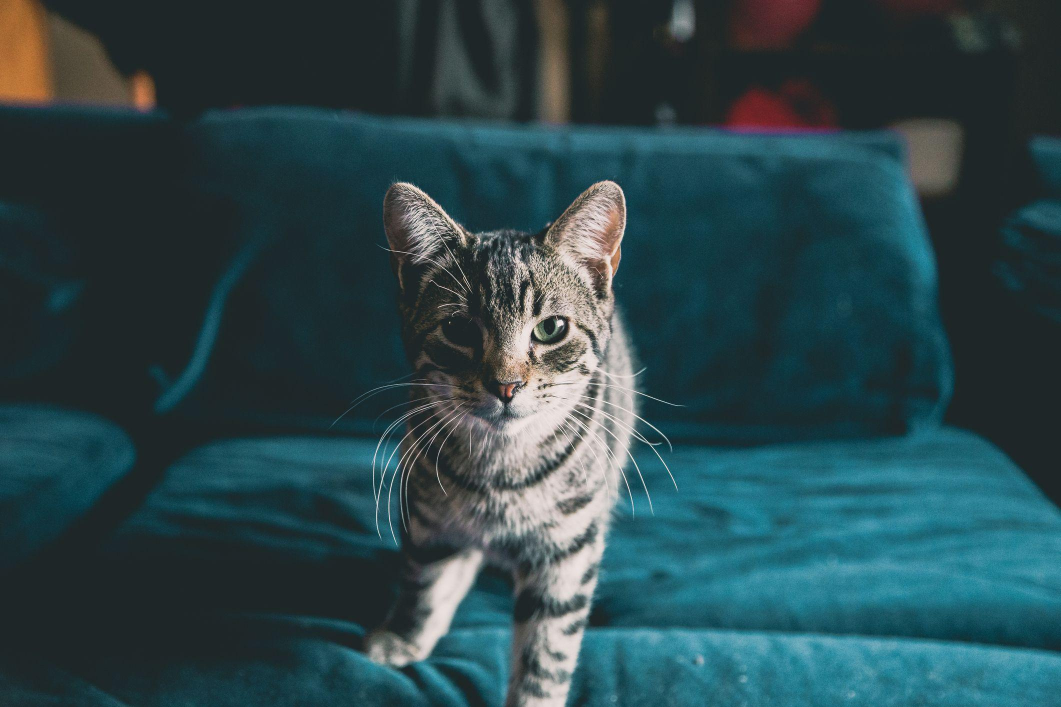
#> input picture contoh.jpg, 2121 x 1414 px (shown at 1/2 size)
$ python citra1.py
#> lines starting #> are read from the running program, lines starting #| are printed output that depends on the picture
import cv2
import matplotlib.pyplot as plt

# Membaca citra (hasilnya dalam format BGR)
img = cv2.imread('contoh.jpg')
#> img is the input picture: shape (1414, 2121, 3); mean B, G, R 76.3, 71.2, 44.3

# Cek apakah citra berhasil dibaca
if img is None:
    print("Error: File tidak ditemukan")
else:
    # Konversi BGR ke RGB agar warna tampil normal di matplotlib
    img_rgb = cv2.cvtColor(img, cv2.COLOR_BGR2RGB)

    # Menampilkan citra
    plt.imshow(img_rgb)
    plt.title('Citra Asli')
    plt.axis('off')  # Menghilangkan sumbu
    plt.show()

    # Menampilkan informasi dimensi
    print(f"Dimensi citra: {img.shape}")
#| Dimensi citra: (1414, 2121, 3)

"""Konversi ke Grayscale"""

img_gray = cv2.cvtColor(img, cv2.COLOR_BGR2GRAY)

# Menampilkan hasil grayscale
plt.imshow(img_gray, cmap='gray')
plt.title('Citra Grayscale')
plt.axis('off')
plt.show()

"""Mengubah Ukuran Citra (Resize)"""

# Informasi dimensi grayscale
print(f"Dimensi grayscale: {img_gray.shape}")
#| Dimensi grayscale: (1414, 2121)

img_resize = cv2.resize(img_rgb, (300, 300))

plt.imshow(img_resize)
plt.title('Citra Setelah Resize (300x300)')
plt.axis('off')
plt.show()

print(f"Dimensi setelah resize: {img_resize.shape}")
#| Dimensi setelah resize: (300, 300, 3)

"""Menyimpan Citra Hasil"""

cv2.imwrite('hasil_grayscale.jpg', img_gray)
print("Citra grayscale berhasil disimpan sebagai 'hasil_grayscale.jpg'")

"""Kode Program (Lengkap)"""

import cv2
import matplotlib.pyplot as plt

def main():
    # 1. Membaca citra
    img = cv2.imread('contoh.jpg')
    if img is None:
        print("File tidak ditemukan!")
        return

    # 2. Konversi BGR ke RGB untuk ditampilkan
    img_rgb = cv2.cvtColor(img, cv2.COLOR_BGR2RGB)

    # 3. Menampilkan citra asli
    plt.subplot(1, 3, 1)
    plt.imshow(img_rgb)
    plt.title('Asli')
    plt.axis('off')

    # 4. Konversi ke grayscale dan tampilkan
    img_gray = cv2.cvtColor(img, cv2.COLOR_BGR2GRAY)
    plt.subplot(1, 3, 2)
    plt.imshow(img_gray, cmap='gray')
    plt.title('Grayscale')
    plt.axis('off')

    # 5. Resize dan tampilkan
    img_resize = cv2.resize(img_rgb, (150, 150))
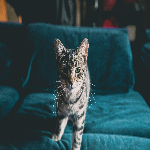
#> img_resize: shape (150, 150, 3); mean R, G, B 44.3, 71.1, 76.3
    plt.subplot(1, 3, 3)
    plt.imshow(img_resize)
    plt.title('Resize 150x150')
    plt.axis('off')

    plt.tight_layout()
    plt.show()

    # 6. Simpan hasil
    cv2.imwrite('hasil_grayscale.jpg', img_gray)
    print("Program selesai. Hasil tersimpan.")

if __name__ == "__main__":
    main()

"""Latihan 1 (Mudah)"""

import cv2

# Membaca citra
img_latihan1 = cv2.imread('contoh2.jpg')
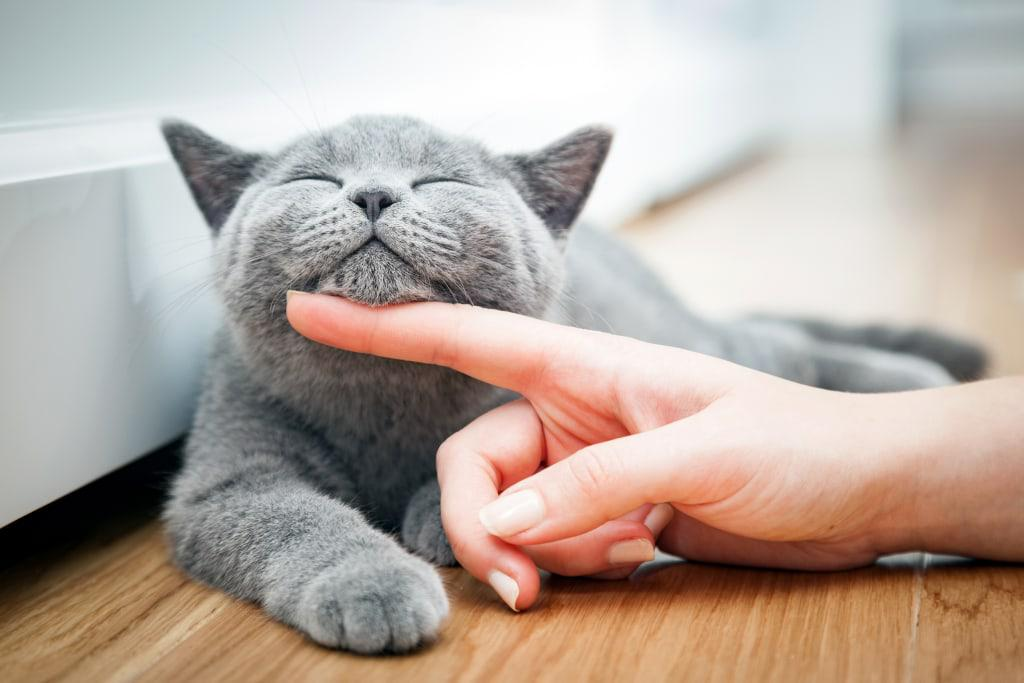
#> input picture contoh2.jpg, 1024 x 683 px
#> img_latihan1 is the input picture: shape (683, 1024, 3); mean B, G, R 160.4, 169.5, 183

# Memastikan gambar berhasil dibaca
if img_latihan1 is not None:
    # Mengambil dimensi dan channel dari atribut .shape
    tinggi, lebar, channel = img_latihan1.shape
#> tinggi = 683; lebar = 1024; channel = 3

    print("--- Latihan 1 ---")
    print(f"Dimensi citra: {tinggi} x {lebar} piksel")
#| Dimensi citra: 683 x 1024 piksel
    print(f"Jumlah channel: {channel}")
#| Jumlah channel: 3

    # Menyimpan citra dengan nama baru
    cv2.imwrite('citra_salinan.jpg', img_latihan1)
    print("Citra berhasil disimpan sebagai 'citra_salinan.jpg'")
else:
    print("Error: File 'contoh2.jpg' tidak ditemukan!")

"""Latihan 2 (Sedang)"""

import cv2
import matplotlib.pyplot as plt

def tampilkan_resize(nama_file, ukuran_target):
    # Membaca citra
#> called with nama_file = 'contoh2.jpg', ukuran_target = (200, 200)
    img = cv2.imread(nama_file)
    if img is None:
        print(f"File {nama_file} tidak ditemukan!")
        return

    # Konversi BGR ke RGB agar warna sesuai di Matplotlib
    img_rgb = cv2.cvtColor(img, cv2.COLOR_BGR2RGB)
#> img_rgb: shape (683, 1024, 3)

    # Melakukan resize citra sesuai target (lebar, tinggi)
    img_resized = cv2.resize(img_rgb, ukuran_target)
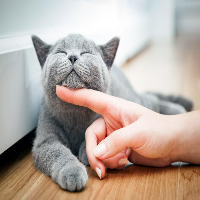
#> img_resized: shape (200, 200, 3); mean R, G, B 183, 169.4, 160.3

    # Menyiapkan canvas figure untuk menampilkan berdampingan
    plt.figure(figsize=(10, 5))

    # Subplot 1: Citra Asli
    plt.subplot(1, 2, 1)
    plt.imshow(img_rgb)
    plt.title('Citra Asli')
    plt.axis('off')

    # Subplot 2: Citra Resize
    plt.subplot(1, 2, 2)
    plt.imshow(img_resized)
    plt.title(f'Citra Resize {ukuran_target}')
    plt.axis('off')

    plt.tight_layout()
    plt.show()

# Memanggil fungsi untuk Latihan 2
# Contoh: Mengubah ukuran menjadi 200x200
tampilkan_resize('contoh2.jpg', (200, 200))

"""Latihan 3 (Sedang)"""

import cv2
import matplotlib.pyplot as plt

img_latihan3 = cv2.imread('contoh2.jpg')

if img_latihan3 is not None:
    # Konversi warna BGR ke RGB
    img_rgb = cv2.cvtColor(img_latihan3, cv2.COLOR_BGR2RGB)

    # Melakukan rotasi 90 derajat searah jarum jam
    img_rotated = cv2.rotate(img_rgb, cv2.ROTATE_90_CLOCKWISE)
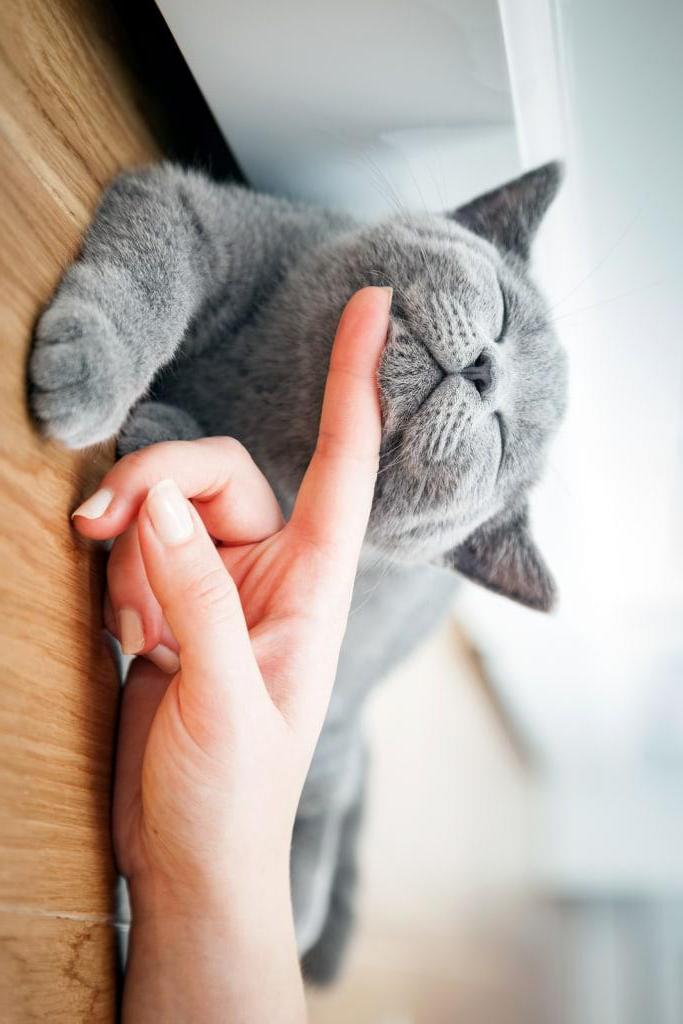
#> img_rotated: shape (1024, 683, 3); mean R, G, B 183, 169.5, 160.4

    # Menampilkan hasil rotasi
    plt.imshow(img_rotated)
    plt.title('Rotasi 90 Derajat Searah Jarum Jam')
    plt.axis('off')
    plt.show()

"""Latihan 2 (Sedang)"""

import cv2
import matplotlib.pyplot as plt

img_latihan4 = cv2.imread('contoh2.jpg')

if img_latihan4 is not None:
    # Konversi warna BGR ke RGB
    img_rgb = cv2.cvtColor(img_latihan4, cv2.COLOR_BGR2RGB)

    # Mendapatkan ukuran citra untuk mencari titik tengah
    tinggi, lebar, _ = img_rgb.shape
    tengah_y, tengah_x = tinggi // 2, lebar // 2
#> tengah_y = 341; tengah_x = 512

    # Menghitung batas crop untuk 100x100 piksel
    # Tarik 50 piksel ke atas, bawah, kiri, dan kanan dari titik tengah
    start_y = tengah_y - 50
#> start_y = 291
    end_y = tengah_y + 50
#> end_y = 391
    start_x = tengah_x - 50
#> start_x = 462
    end_x = tengah_x + 50
#> end_x = 562

    # Melakukan pemotongan (slicing array Numpy)
    img_cropped = img_rgb[start_y:end_y, start_x:end_x]
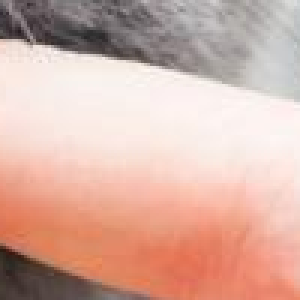
#> img_cropped: shape (100, 100, 3) (shown 3 times larger); mean R, G, B 213.8, 176.6, 165

    # Menampilkan hasil crop
    plt.imshow(img_cropped)
    plt.title('Hasil Crop Bagian Tengah (100x100)')
    plt.axis('off')
    plt.show()

"""Studi Kasus"""

import cv2
import matplotlib.pyplot as plt

# 1. Ambil gambar jalan.jpg
img_jalan = cv2.imread('jalan.jpg')
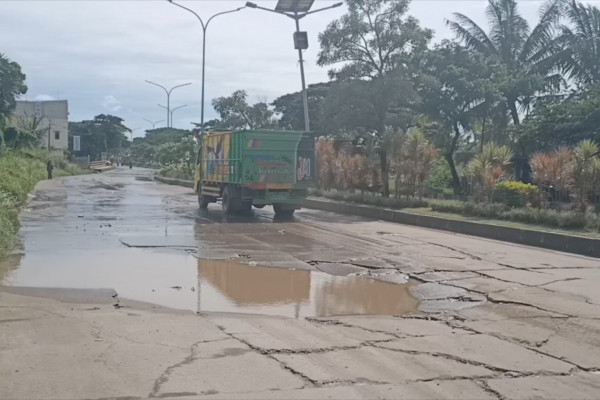
#> input picture jalan.jpg, 600 x 400 px
#> img_jalan is the input picture: shape (400, 600, 3); mean B, G, R 146.5, 146.7, 145.2

if img_jalan is not None:
    # Konversi BGR ke RGB untuk tampilan citra asli di matplotlib
    img_jalan_rgb = cv2.cvtColor(img_jalan, cv2.COLOR_BGR2RGB)

    # 2. Ubah ukuran menjadi 512x512 piksel
    img_resized = cv2.resize(img_jalan_rgb, (512, 512))
#> img_resized: shape (512, 512, 3)

    # 3. Konversi ke grayscale
    # Catatan: Kita gunakan img_resized yang masih RGB untuk dikonversi ke GRAY di matplotlib,
    # atau kita bisa ambil dari citra asli BGR lalu resize dan grayscale.
    # Agar lebih aman dari format OpenCV:
    img_bgr_resized = cv2.resize(img_jalan, (512, 512))
    img_gray = cv2.cvtColor(img_bgr_resized, cv2.COLOR_BGR2GRAY)
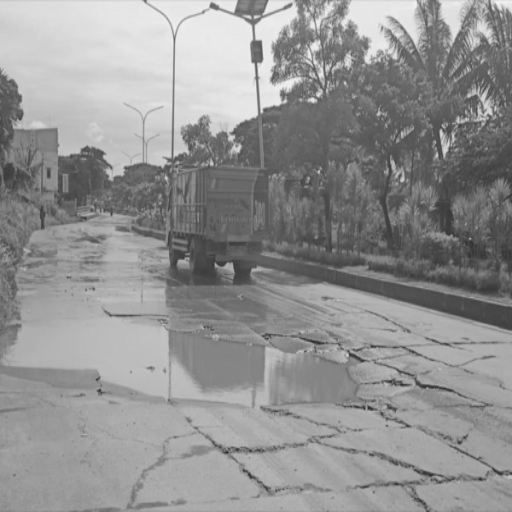
#> img_gray: shape (512, 512); min 43, max 243, mean 146.1

    # 4. Simpan dengan format jalan_preprocessed.jpg
    cv2.imwrite('jalan_preprocessed.jpg', img_gray)
    print("Citra berhasil disimpan sebagai 'jalan_preprocessed.jpg'")

    # 5. Tampilkan citra asli dan hasil preprocessing dalam satu figure (2 kolom)
    plt.figure(figsize=(12, 6))

    # Kolom 1: Citra Asli (RGB)
    plt.subplot(1, 2, 1)
    plt.imshow(img_jalan_rgb)
    plt.title('Citra Asli (Jalan)')
    plt.axis('off')

    # Kolom 2: Citra Preprocessed (Grayscale, 512x512)
    plt.subplot(1, 2, 2)
    plt.imshow(img_gray, cmap='gray')
    plt.title('Hasil Preprocessing (Grayscale, 512x512)')
    plt.axis('off')

    plt.tight_layout()
    plt.show()
else:
    print("Error: File 'jalan.jpg' tidak ditemukan!")

"""Tugas Mandiri"""

import cv2
import matplotlib.pyplot as plt

def apply_filter(image_path):
    # Membaca gambar dari direktori lokal
    img = cv2.imread(image_path)

    if img is None:
        print("Error: Gambar tidak ditemukan!")
        return

    # Menu Interaktif di Terminal
    print("=== Aplikasi Web/CLI Sederhana Preview Filter Citra ===")
    print("Pilih Filter:")
    print("1. Grayscale")
    print("2. Blur (Gaussian 5x5)")
    print("3. Deteksi Tepi (Canny)")
#> (the run stopped early here; a loop or call above may not have finished)
